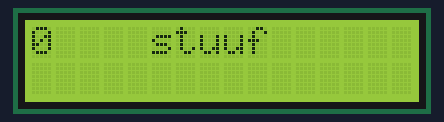
Recording of a sketch running on a simulated Arduino Uno, built with avr-gcc and run on an emulated ATmega328P. On the bench: 16×2 character LCD.

Above: at 0.1 s.
At 4.1 s:
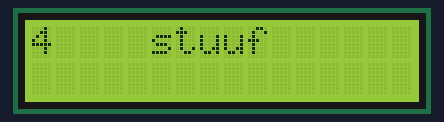
At 9.1 s:
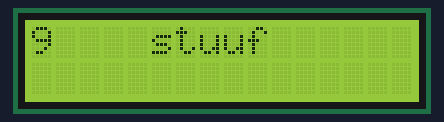
At 19.1 s:
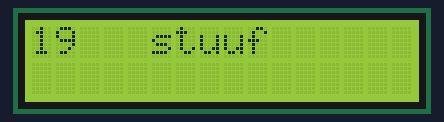
At 29.1 s:
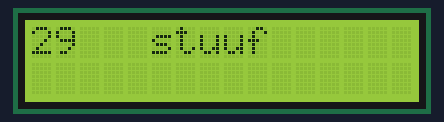
At 39.1 s:
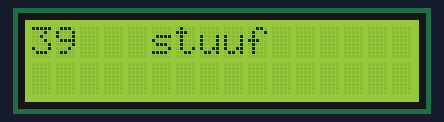

Measured:
- what the display in image 1 shows lasts 1.0 s, from 4.0 s to 5.0 s

The sketch:

Hello_LCD.ino
```cpp
#include <LiquidCrystal.h>

LiquidCrystal lcd (7, 8, 9, 10, 11, 12);

void setup(){
lcd.begin (16, 2);

lcd.print ("     stuuf");
}

// the loop function runs over and over again forever
 void loop(){
	 lcd.setCursor (0, 0);

	 lcd.print (millis() / 1000);
	 lcd.setCursor (1,0);
}
```
